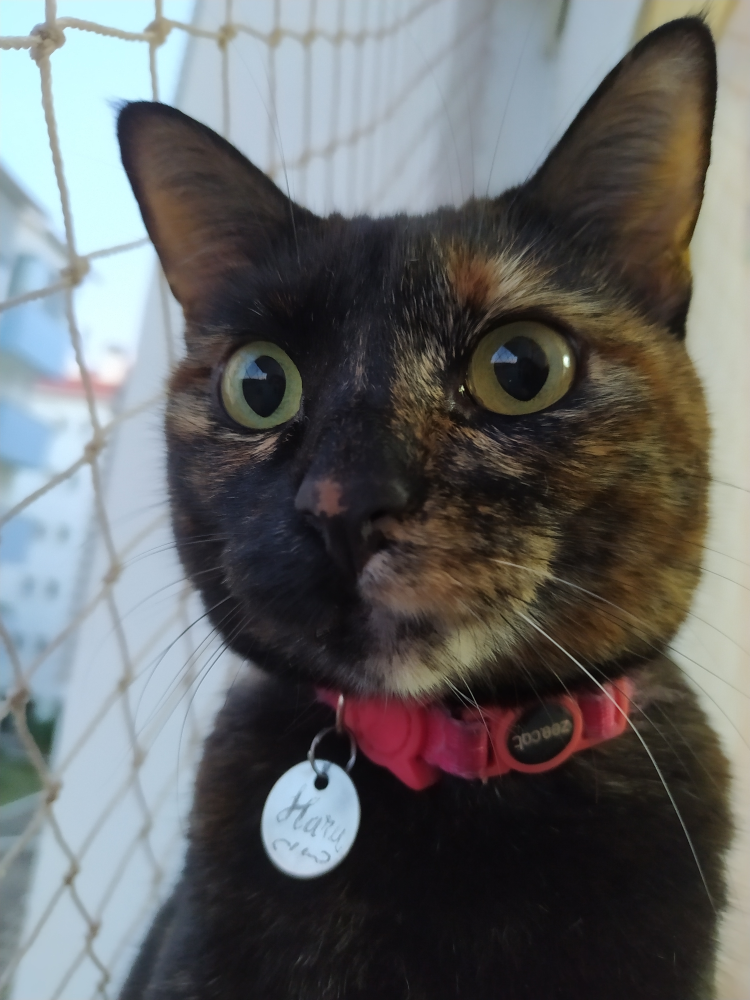
#> input picture Resources/Haru.jpg, 3000 x 4000 px, given in place of the camera (shown at 1/4 size)
$ python histogram.py
#> lines starting #> are read from the running program, lines starting #| are printed output that depends on the picture; after the words box and inside, x2 and y2 are one past the last pixel; in counts of white or black regions, pixels touching at a corner belong together
import cv2
import numpy as np


def main():
  nbins = 128
  histRange = [0, 255]

  cap = cv2.VideoCapture(0)

  if not cap.isOpened():
    print("camera indisponiveis")
    return

  cap.set(cv2.CAP_PROP_FRAME_WIDTH, 640)
  cap.set(cv2.CAP_PROP_FRAME_HEIGHT, 480)
  width = cap.get(cv2.CAP_PROP_FRAME_WIDTH)
  height = cap.get(cv2.CAP_PROP_FRAME_HEIGHT)

  print(f"largura = {width}")
  print(f"altura = {height}")

  histw = nbins
  histh = nbins // 2

  histImgR = np.zeros((histh, histw, 3), dtype="uint8")
  histImgG = np.zeros((histh, histw, 3), dtype="uint8")
  histImgB = np.zeros((histh, histw, 3), dtype="uint8")

  while(True):
    ret, frame = cap.read()
#> frame is the input picture: shape (4000, 3000, 3); mean B, G, R 103, 102.7, 100.9

    planes = cv2.split(frame)

    histR = cv2.calcHist(planes[0], [1], None, [nbins], histRange)
#> histR = 128 values, max 331 at index 126, min 0 at index 0, mean 23.38
    histG = cv2.calcHist(planes[1], [1], None, [nbins], histRange)
#> histG = 128 values, max 301 at index 122, min 0 at index 0, mean 23.44
    histB = cv2.calcHist(planes[2], [1], None, [nbins], histRange)
#> histB = 128 values, max 257 at index 106, min 0 at index 0, mean 23.44

    cv2.normalize(histR, histR, 0, histImgR.shape[1], cv2.NORM_MINMAX, -1)
    cv2.normalize(histG, histG, 0, histImgG.shape[1], cv2.NORM_MINMAX, -1)
    cv2.normalize(histB, histB, 0, histImgB.shape[1], cv2.NORM_MINMAX, -1)

    histImgR = np.zeros((histh, histw, 3), dtype="uint8")
    histImgG = np.zeros((histh, histw, 3), dtype="uint8")
    histImgB = np.zeros((histh, histw, 3), dtype="uint8")

    for i in range(nbins):
      cv2.line(histImgR, (i, histh),
               (i, histh - round(histR[i][0])), [0, 0, 255], 1, 8, 0)
      cv2.line(histImgG, (i, histh),
               (i,  histh - round(histG[i][0])), [0, 255, 0], 1, 8, 0)
      cv2.line(histImgB, (i, histh),
               (i,  histh - round(histB[i][0])), [255, 0, 0], 1, 8, 0)
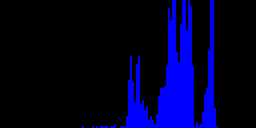
#> histImgB: shape (64, 128, 3) (shown 2 times larger); mean of channels 0, 1, 2 40.1, 0, 0; drawn as B, G, R
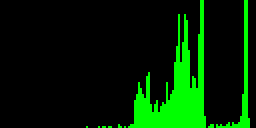
#> histImgG: shape (64, 128, 3) (shown 2 times larger); mean of channels 0, 1, 2 0, 35.8, 0; drawn as B, G, R
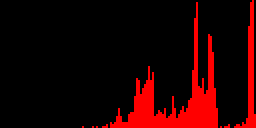
#> histImgR: shape (64, 128, 3) (shown 2 times larger); mean of channels 0, 1, 2 0, 0, 33.8; drawn as B, G, R

    imgR = histImgR.copy()
    imgG = histImgG.copy()
    imgB = histImgB.copy()

    cv2.rectangle(imgR, (0, 0), (nbins, histh),  [0, 0, 255])
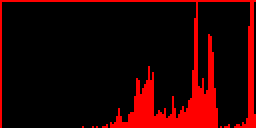
#> imgR: shape (64, 128, 3) (shown 2 times larger); 2.32% of pixels changed, all inside (x1, y1, x2, y2) = (0, 0, 128, 64); drawn as B, G, R
    cv2.rectangle(imgG, (0, histh), (nbins, histh),  [0, 255, 0])
    cv2.rectangle(imgB, (0, 2*histh), (nbins, histh),  [255, 0, 0])

    cv2.imshow('Hist. Verm.', imgR)
    cv2.imshow('Hist. Verde', imgG)
    cv2.imshow('Hist. Azul', imgB)
    cv2.imshow('Imagem', frame)

    if cv2.waitKey(1) & 0xFF == ord('q'):
#> (key q is pressed here)
      break

  cv2.waitKey()


if __name__ == '__main__':
  main()

$ run again, on Resources/blend2.jpg
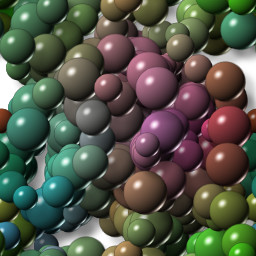
#> input picture Resources/blend2.jpg, 256 x 256 px, given in place of the camera
#> in main, frame is the input picture: shape (256, 256, 3); mean B, G, R 71.6, 86.1, 82.2
#> histR = 128 values, max 11 at index 7, min 0 at index 55, mean 2
#> histG = 128 values, max 9 at index 56, min 0 at index 0, mean 2
#> histB = 128 values, max 10 at index 27, min 0 at index 0, mean 2
#> after the loop in main, `for i in range(nbins):`:
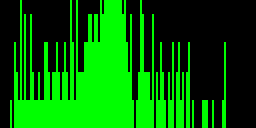
#> histImgG: shape (64, 128, 3) (shown 2 times larger); mean of channels 0, 1, 2 0, 102.2, 0; drawn as B, G, R
#> in main, `cv2.rectangle(imgR, (0, 0), (nbins, histh),  [0, 0, 255])`:
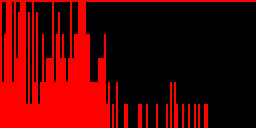
#> imgR: shape (64, 128, 3) (shown 2 times larger); mean of channels 0, 1, 2 0, 0, 83.6; drawn as B, G, R
